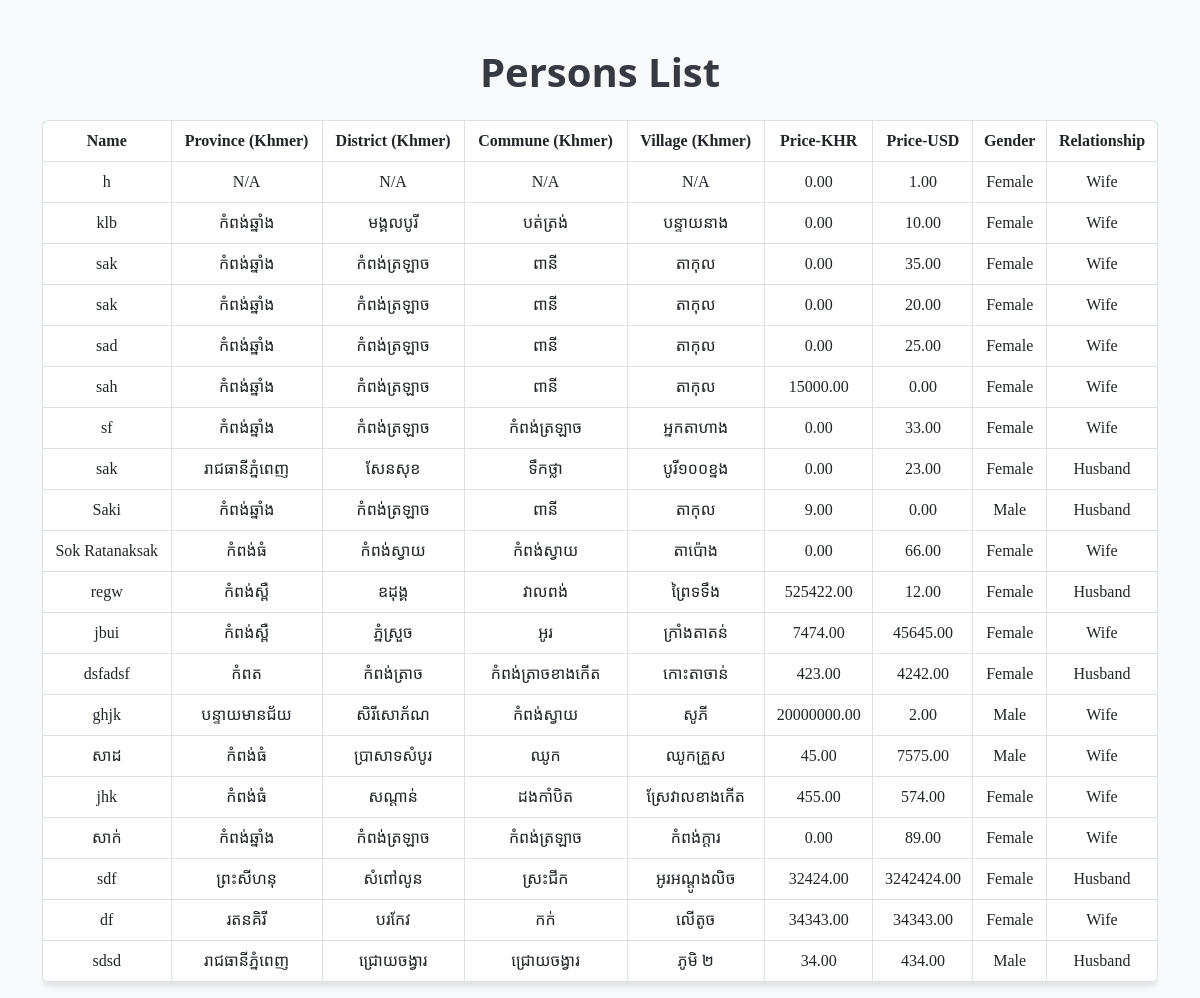
The app's page /persons-list/ with its own data.
### main/models.py (models this page shows, shortened)
class Person(models.Model):
    name = models.CharField(max_length=255)
    address = models.CharField(max_length=255, blank=True, null=True)
    price_usd = models.DecimalField(max_digits=10, decimal_places=2)
    price_khr = models.DecimalField(max_digits=10, decimal_places=2, null=True, blank=True, default=0)
    gender = models.CharField(max_length=6, choices=[('Male', 'Male'), ('Female', 'Female')])
    relationship = models.CharField(max_length=10, choices=[('Wife', 'Wife'), ('Husband', 'Husband')])
    province = models.ForeignKey('Province', on_delete=models.SET_NULL, null=True, blank=True)
    district = models.ForeignKey('District', on_delete=models.SET_NULL, null=True, blank=True)
    commune = models.ForeignKey('Commune', on_delete=models.SET_NULL, null=True, blank=True)
    village = models.ForeignKey('Village', on_delete=models.SET_NULL, null=True, blank=True)

class Province(models.Model):
    name = models.CharField(max_length=100)
    kh_name = models.CharField(max_length=100, blank=True, null=True)

class District(models.Model):
    name = models.CharField(max_length=100)
    kh_name = models.CharField(max_length=100, blank=True, null=True)
    province = models.ForeignKey(Province, on_delete=models.CASCADE)

class Commune(models.Model):
    name = models.CharField(max_length=100)
    kh_name = models.CharField(max_length=100, blank=True, null=True)
    district = models.ForeignKey(District, on_delete=models.CASCADE)

class Village(models.Model):
    name = models.CharField(max_length=100)
    kh_name = models.CharField(max_length=100, blank=True, null=True)
    commune = models.ForeignKey(Commune, on_delete=models.CASCADE)

### main/views.py (the view)
# urls.py: path('persons-list/', views.render_persons, name='persons_list'),
def render_persons(request):
    persons = Person.objects.all()
    return render(request, 'main/persons_list.html', {'persons': persons})

### main/templates/main/persons_list.html (shortened to what this page needs)
<!DOCTYPE html>
<html lang="en">
<head>
    <link
        href="https://cdn.jsdelivr.net/npm/bootstrap@5.3.0-alpha1/dist/css/bootstrap.min.css"
        rel="stylesheet"
    >
</head>
<body>
    <div class="container mt-5">
        <h1 class="text-center mb-4">Persons List</h1>
        <div class="table-responsive">
            <table class="table table-bordered">
                <thead>
                    <tr>
                        <th>Name</th>
                        <th>Province (Khmer)</th>
                        <th>District (Khmer)</th>
                        <th>Commune (Khmer)</th>
                        <th>Village (Khmer)</th>
                        <th>Price-KHR</th>
                        <th>Price-USD</th>
                        <th>Gender</th>
                        <th>Relationship</th>
                    </tr>
                </thead>
                <tbody>
                    {% for person in persons %}
                    <tr>
                        <td>{{ person.name }}</td>
                        <td>{{ person.province.kh_name|default:"N/A" }}</td>
                        <td>{{ person.district.kh_name|default:"N/A" }}</td>
                        <td>{{ person.commune.kh_name|default:"N/A" }}</td>
                        <td>{{ person.village.kh_name|default:"N/A" }}</td>
                        <td>{{ person.price_khr }}</td>
                        <td>{{ person.price_usd }}</td>
                        <td>{{ person.gender }}</td>
                        <td>{{ person.relationship }}</td>
                    </tr>
                    {% empty %}
                    <tr>
                        <td colspan="5" class="text-center">No persons found.</td>
                    </tr>
                    {% endfor %}
                </tbody>
            </table>
        </div>
    </div>
</body>
</html>

### main/templates/main/persons_list.html (style rules this page uses)
body { background-color: #f8f9fa; }
h1 { color: #343a40; font-weight: bold; }
table { background-color: #00000027; border-radius: 8px; overflow: hidden; box-shadow: 0 4px 6px rgba(0, 0, 0, 0.1); }
thead { background-color: #007c92; color: #ffffff; }
tbody tr:nth-child(odd) { background-color: #f2f2f2; }
tbody tr:nth-child(even) { background-color: #e9ecef; }
td, th { text-align: center; vertical-align: middle; padding: 12px; font-family: khmer; }

### records on screen
Person: name "h", province.kh_name "N/A", district.kh_name "N/A", commune.kh_name "N/A", village.kh_name "N/A", price_khr "0.00", price_usd "1.00", gender "Female", relationship "Wife"
Person: name "klb", province.kh_name "កំពង់ឆ្នាំង", district.kh_name "មង្គលបូរី", commune.kh_name "បត់ត្រង់", village.kh_name "បន្ទាយនាង", price_khr "0.00", price_usd "10.00", gender "Female", relationship "Wife"
Person: name "sak", province.kh_name "កំពង់ឆ្នាំង", district.kh_name "កំពង់ត្រឡាច", commune.kh_name "ពានី", village.kh_name "តាកុល", price_khr "0.00", price_usd "35.00", gender "Female", relationship "Wife"
Person: name "sak", province.kh_name "កំពង់ឆ្នាំង", district.kh_name "កំពង់ត្រឡាច", commune.kh_name "ពានី", village.kh_name "តាកុល", price_khr "0.00", price_usd "20.00", gender "Female", relationship "Wife"
Person: name "sad", province.kh_name "កំពង់ឆ្នាំង", district.kh_name "កំពង់ត្រឡាច", commune.kh_name "ពានី", village.kh_name "តាកុល", price_khr "0.00", price_usd "25.00", gender "Female", relationship "Wife"
Person: name "sah", province.kh_name "កំពង់ឆ្នាំង", district.kh_name "កំពង់ត្រឡាច", commune.kh_name "ពានី", village.kh_name "តាកុល", price_khr "15000.00", price_usd "0.00", gender "Female", relationship "Wife"
Person: name "sf", province.kh_name "កំពង់ឆ្នាំង", district.kh_name "កំពង់ត្រឡាច", commune.kh_name "កំពង់ត្រឡាច", village.kh_name "អ្នកតាហាង", price_khr "0.00", price_usd "33.00", gender "Female", relationship "Wife"
Person: name "sak", province.kh_name "រាជធានីភ្នំពេញ", district.kh_name "សែនសុខ", commune.kh_name "ទឹកថ្លា", village.kh_name "បូរី១០០ខ្នង", price_khr "0.00", price_usd "23.00", gender "Female", relationship "Husband"
Person: name "Saki", province.kh_name "កំពង់ឆ្នាំង", district.kh_name "កំពង់ត្រឡាច", commune.kh_name "ពានី", village.kh_name "តាកុល", price_khr "9.00", price_usd "0.00", gender "Male", relationship "Husband"
Person: name "Sok Ratanaksak", province.kh_name "កំពង់ធំ", district.kh_name "កំពង់ស្វាយ", commune.kh_name "កំពង់ស្វាយ", village.kh_name "តាប៉ោង", price_khr "0.00", price_usd "66.00", gender "Female", relationship "Wife"
Person: name "regw", province.kh_name "កំពង់ស្ពឺ", district.kh_name "ឧដុង្គ", commune.kh_name "វាលពង់", village.kh_name "ព្រៃទទឹង", price_khr "525422.00", price_usd "12.00", gender "Female", relationship "Husband"
Person: name "jbui", province.kh_name "កំពង់ស្ពឺ", district.kh_name "ភ្នំស្រួច", commune.kh_name "អូរ", village.kh_name "ក្រាំងតាតន់", price_khr "7474.00", price_usd "45645.00", gender "Female", relationship "Wife"
Person: name "dsfadsf", province.kh_name "កំពត", district.kh_name "កំពង់ត្រាច", commune.kh_name "កំពង់ត្រាចខាងកើត", village.kh_name "កោះតាចាន់", price_khr "423.00", price_usd "4242.00", gender "Female", relationship "Husband"
Person: name "ghjk", province.kh_name "បន្ទាយមានជ័យ", district.kh_name "សិរីសោភ័ណ", commune.kh_name "កំពង់ស្វាយ", village.kh_name "សូភី", price_khr "20000000.00", price_usd "2.00", gender "Male", relationship "Wife"
Person: name "សាដ", province.kh_name "កំពង់ធំ", district.kh_name "ប្រាសាទសំបូរ", commune.kh_name "ឈូក", village.kh_name "ឈូកគ្រួស", price_khr "45.00", price_usd "7575.00", gender "Male", relationship "Wife"
Person: name "jhk", province.kh_name "កំពង់ធំ", district.kh_name "សណ្ដាន់", commune.kh_name "ដងកាំបិត", village.kh_name "ស្រែវាលខាងកើត", price_khr "455.00", price_usd "574.00", gender "Female", relationship "Wife"
Person: name "សាក់", province.kh_name "កំពង់ឆ្នាំង", district.kh_name "កំពង់ត្រឡាច", commune.kh_name "កំពង់ត្រឡាច", village.kh_name "កំពង់ក្ដារ", price_khr "0.00", price_usd "89.00", gender "Female", relationship "Wife"
Person: name "sdf", province.kh_name "ព្រះសីហនុ", district.kh_name "សំពៅលូន", commune.kh_name "ស្រះជីក", village.kh_name "អូរអណ្ដូងលិច", price_khr "32424.00", price_usd "3242424.00", gender "Female", relationship "Husband"
Person: name "df", province.kh_name "រតនគិរី", district.kh_name "បរកែវ", commune.kh_name "កក់", village.kh_name "លើតូច", price_khr "34343.00", price_usd "34343.00", gender "Female", relationship "Wife"
Person: name "sdsd", province.kh_name "រាជធានីភ្នំពេញ", district.kh_name "ជ្រោយចង្វារ", commune.kh_name "ជ្រោយចង្វារ", village.kh_name "ភូមិ ២", price_khr "34.00", price_usd "434.00", gender "Male", relationship "Husband"
